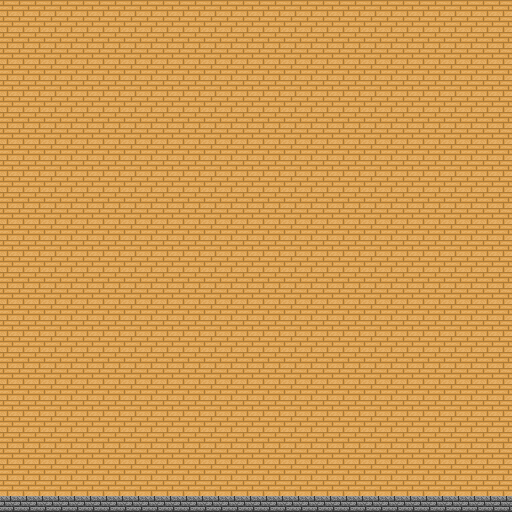

Rendered tile map (Tiled .tmx) drawn with the repository's tilesets; below, a short description and the full map source, tile grids included:
An orthogonal 32x32 tile map with 16x16 px tiles, 1 tile layer (Tile Layer 1).

<map version="1.10" tiledversion="1.11.2" orientation="orthogonal" renderorder="right-down" width="32" height="32" tilewidth="16" tileheight="16" infinite="0" nextlayerid="3" nextobjectid="1">
 <tileset firstgid="1" name="tileset" tilewidth="16" tileheight="16" tilecount="40" columns="8">
  <image source="../tilesets/tileset.png" width="128" height="80" />
  <tile id="0">
   <properties>
    <property name="collision" type="bool" value="false" />
   </properties>
  </tile>
  <tile id="1">
   <properties>
    <property name="collision" type="bool" value="false" />
   </properties>
  </tile>
  <tile id="2">
   <properties>
    <property name="collision" type="bool" value="false" />
   </properties>
  </tile>
  <tile id="3">
   <properties>
    <property name="collision" type="bool" value="false" />
   </properties>
  </tile>
  <tile id="4">
   <properties>
    <property name="collision" type="bool" value="true" />
   </properties>
  </tile>
  <tile id="5">
   <properties>
    <property name="collision" type="bool" value="false" />
   </properties>
  </tile>
  <tile id="6">
   <properties>
    <property name="collision" type="bool" value="false" />
   </properties>
  </tile>
  <tile id="7">
   <properties>
    <property name="collision" type="bool" value="false" />
   </properties>
  </tile>
  <tile id="8">
   <properties>
    <property name="collision" type="bool" value="false" />
   </properties>
  </tile>
  <tile id="9">
   <properties>
    <property name="collision" type="bool" value="false" />
   </properties>
  </tile>
  <tile id="10">
   <properties>
    <property name="collision" type="bool" value="false" />
   </properties>
  </tile>
  <tile id="11">
   <properties>
    <property name="collision" type="bool" value="false" />
   </properties>
  </tile>
  <tile id="12">
   <properties>
    <property name="collision" type="bool" value="false" />
   </properties>
  </tile>
  <tile id="13">
   <properties>
    <property name="collision" type="bool" value="false" />
   </properties>
  </tile>
  <tile id="14">
   <properties>
    <property name="collision" type="bool" value="false" />
   </properties>
  </tile>
  <tile id="15">
   <properties>
    <property name="collision" type="bool" value="false" />
   </properties>
  </tile>
  <tile id="16">
   <properties>
    <property name="collision" type="bool" value="false" />
   </properties>
  </tile>
  <tile id="17">
   <properties>
    <property name="collision" type="bool" value="false" />
   </properties>
  </tile>
  <tile id="18">
   <properties>
    <property name="collision" type="bool" value="true" />
   </properties>
  </tile>
  <tile id="19">
   <properties>
    <property name="collision" type="bool" value="true" />
   </properties>
  </tile>
  <tile id="20">
   <properties>
    <property name="collision" type="bool" value="true" />
   </properties>
  </tile>
  <tile id="21">
   <properties>
    <property name="collision" type="bool" value="true" />
   </properties>
  </tile>
  <tile id="22">
   <properties>
    <property name="collision" type="bool" value="true" />
   </properties>
  </tile>
  <tile id="23">
   <properties>
    <property name="collision" type="bool" value="true" />
   </properties>
  </tile>
  <tile id="24">
   <properties>
    <property name="collision" type="bool" value="true" />
   </properties>
  </tile>
  <tile id="25">
   <properties>
    <property name="collision" type="bool" value="true" />
   </properties>
  </tile>
  <tile id="26">
   <properties>
    <property name="collision" type="bool" value="true" />
   </properties>
  </tile>
  <tile id="27">
   <properties>
    <property name="collision" type="bool" value="true" />
   </properties>
  </tile>
  <tile id="28">
   <properties>
    <property name="collision" type="bool" value="true" />
   </properties>
  </tile>
  <tile id="29">
   <properties>
    <property name="collision" type="bool" value="true" />
   </properties>
  </tile>
  <tile id="30">
   <properties>
    <property name="collision" type="bool" value="true" />
   </properties>
  </tile>
  <tile id="31">
   <properties>
    <property name="collision" type="bool" value="true" />
   </properties>
  </tile>
  <tile id="32">
   <properties>
    <property name="collision" type="bool" value="false" />
   </properties>
  </tile>
  <tile id="33">
   <properties>
    <property name="collision" type="bool" value="true" />
   </properties>
  </tile>
  <tile id="34">
   <properties>
    <property name="collision" type="bool" value="true" />
   </properties>
  </tile>
  <tile id="35">
   <properties>
    <property name="collision" type="bool" value="false" />
   </properties>
  </tile>
  <tile id="36">
   <properties>
    <property name="collision" type="bool" value="false" />
   </properties>
  </tile>
  <tile id="37">
   <properties>
    <property name="collision" type="bool" value="false" />
   </properties>
  </tile>
  <tile id="38">
   <properties>
    <property name="collision" type="bool" value="false" />
   </properties>
  </tile>
  <tile id="39">
   <properties>
    <property name="collision" type="bool" value="false" />
   </properties>
  </tile>
 </tileset>
 <layer id="1" name="Tile Layer 1" width="32" height="32">
  <data encoding="csv">
2,2,2,2,2,2,2,2,2,2,2,2,2,2,2,2,2,2,2,2,2,2,2,2,2,2,2,2,2,2,2,2,
2,2,2,2,2,2,2,2,2,2,2,2,2,2,2,2,2,2,2,2,2,2,2,2,2,2,2,2,2,2,2,2,
2,2,2,2,2,2,2,2,2,2,2,2,2,2,2,2,2,2,2,2,2,2,2,2,2,2,2,2,2,2,2,2,
2,2,2,2,2,2,2,2,2,2,2,2,2,2,2,2,2,2,2,2,2,2,2,2,2,2,2,2,2,2,2,2,
2,2,2,2,2,2,2,2,2,2,2,2,2,2,2,2,2,2,2,2,2,2,2,2,2,2,2,2,2,2,2,2,
2,2,2,2,2,2,2,2,2,2,2,2,2,2,2,2,2,2,2,2,2,2,2,2,2,2,2,2,2,2,2,2,
2,2,2,2,2,2,2,2,2,2,2,2,2,2,2,2,2,2,2,2,2,2,2,2,2,2,2,2,2,2,2,2,
2,2,2,2,2,2,2,2,2,2,2,2,2,2,2,2,2,2,2,2,2,2,2,2,2,2,2,2,2,2,2,2,
2,2,2,2,2,2,2,2,2,2,2,2,2,2,2,2,2,2,2,2,2,2,2,2,2,2,2,2,2,2,2,2,
2,2,2,2,2,2,2,2,2,2,2,2,2,2,2,2,2,2,2,2,2,2,2,2,2,2,2,2,2,2,2,2,
2,2,2,2,2,2,2,2,2,2,2,2,2,2,2,2,2,2,2,2,2,2,2,2,2,2,2,2,2,2,2,2,
2,2,2,2,2,2,2,2,2,2,2,2,2,2,2,2,2,2,2,2,2,2,2,2,2,2,2,2,2,2,2,2,
2,2,2,2,2,2,2,2,2,2,2,2,2,2,2,2,2,2,2,2,2,2,2,2,2,2,2,2,2,2,2,2,
2,2,2,2,2,2,2,2,2,2,2,2,2,2,2,2,2,2,2,2,2,2,2,2,2,2,2,2,2,2,2,2,
2,2,2,2,2,2,2,2,2,2,2,2,2,2,2,2,2,2,2,2,2,2,2,2,2,2,2,2,2,2,2,2,
2,2,2,2,2,2,2,2,2,2,2,2,2,2,2,2,2,2,2,2,2,2,2,2,2,2,2,2,2,2,2,2,
2,2,2,2,2,2,2,2,2,2,2,2,2,2,2,2,2,2,2,2,2,2,2,2,2,2,2,2,2,2,2,2,
2,2,2,2,2,2,2,2,2,2,2,2,2,2,2,2,2,2,2,2,2,2,2,2,2,2,2,2,2,2,2,2,
2,2,2,2,2,2,2,2,2,2,2,2,2,2,2,2,2,2,2,2,2,2,2,2,2,2,2,2,2,2,2,2,
2,2,2,2,2,2,2,2,2,2,2,2,2,2,2,2,2,2,2,2,2,2,2,2,2,2,2,2,2,2,2,2,
2,2,2,2,2,2,2,2,2,2,2,2,2,2,2,2,2,2,2,2,2,2,2,2,2,2,2,2,2,2,2,2,
2,2,2,2,2,2,2,2,2,2,2,2,2,2,2,2,2,2,2,2,2,2,2,2,2,2,2,2,2,2,2,2,
2,2,2,2,2,2,2,2,2,2,2,2,2,2,2,2,2,2,2,2,2,2,2,2,2,2,2,2,2,2,2,2,
2,2,2,2,2,2,2,2,2,2,2,2,2,2,2,2,2,2,2,2,2,2,2,2,2,2,2,2,2,2,2,2,
2,2,2,2,2,2,2,2,2,2,2,2,2,2,2,2,2,2,2,2,2,2,2,2,2,2,2,2,2,2,2,2,
2,2,2,2,2,2,2,2,2,2,2,2,2,2,2,2,2,2,2,2,2,2,2,2,2,2,2,2,2,2,2,2,
2,2,2,2,2,2,2,2,2,2,2,2,2,2,2,2,2,2,2,2,2,2,2,2,2,2,2,2,2,2,2,2,
2,2,2,2,2,2,2,2,2,2,2,2,2,2,2,2,2,2,2,2,2,2,2,2,2,2,2,2,2,2,2,2,
2,2,2,2,2,2,2,2,2,2,2,2,2,2,2,2,2,2,2,2,2,2,2,2,2,2,2,2,2,2,2,2,
2,2,2,2,2,2,2,2,2,2,2,2,2,2,2,2,2,2,2,2,2,2,2,2,2,2,2,2,2,2,2,2,
2,2,2,2,2,2,2,2,2,2,2,2,2,2,2,2,2,2,2,2,2,2,2,2,2,2,2,2,2,2,2,2,
21,21,21,21,21,21,21,21,21,21,21,21,21,21,21,21,21,21,21,21,21,21,21,21,21,21,21,21,21,21,21,21
</data>
 </layer>
</map>
